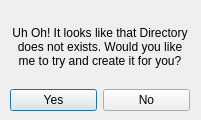
<?xml version="1.0" encoding="UTF-8"?>
<ui version="4.0">
 <class>mkdirectory</class>
 <widget class="QDialog" name="mkdirectory">
  <property name="geometry">
   <rect>
    <x>0</x>
    <y>0</y>
    <width>201</width>
    <height>120</height>
   </rect>
  </property>
  <property name="windowTitle">
   <string>Directory Error</string>
  </property>
  <widget class="QWidget" name="layoutWidget">
   <property name="geometry">
    <rect>
     <x>10</x>
     <y>10</y>
     <width>180</width>
     <height>101</height>
    </rect>
   </property>
   <layout class="QVBoxLayout" name="verticalLayout">
    <item>
     <widget class="QLabel" name="label">
      <property name="text">
       <string>Uh Oh! It looks like that Directory does not exists. Would you like me to try and create it for you?</string>
      </property>
      <property name="alignment">
       <set>Qt::AlignCenter</set>
      </property>
      <property name="wordWrap">
       <bool>true</bool>
      </property>
     </widget>
    </item>
    <item>
     <layout class="QHBoxLayout" name="horizontalLayout">
      <item>
       <widget class="QPushButton" name="butonYes">
        <property name="text">
         <string>Yes</string>
        </property>
       </widget>
      </item>
      <item>
       <widget class="QPushButton" name="buttonNo">
        <property name="text">
         <string>No</string>
        </property>
       </widget>
      </item>
     </layout>
    </item>
   </layout>
  </widget>
 </widget>
 <resources/>
 <connections/>
</ui>
